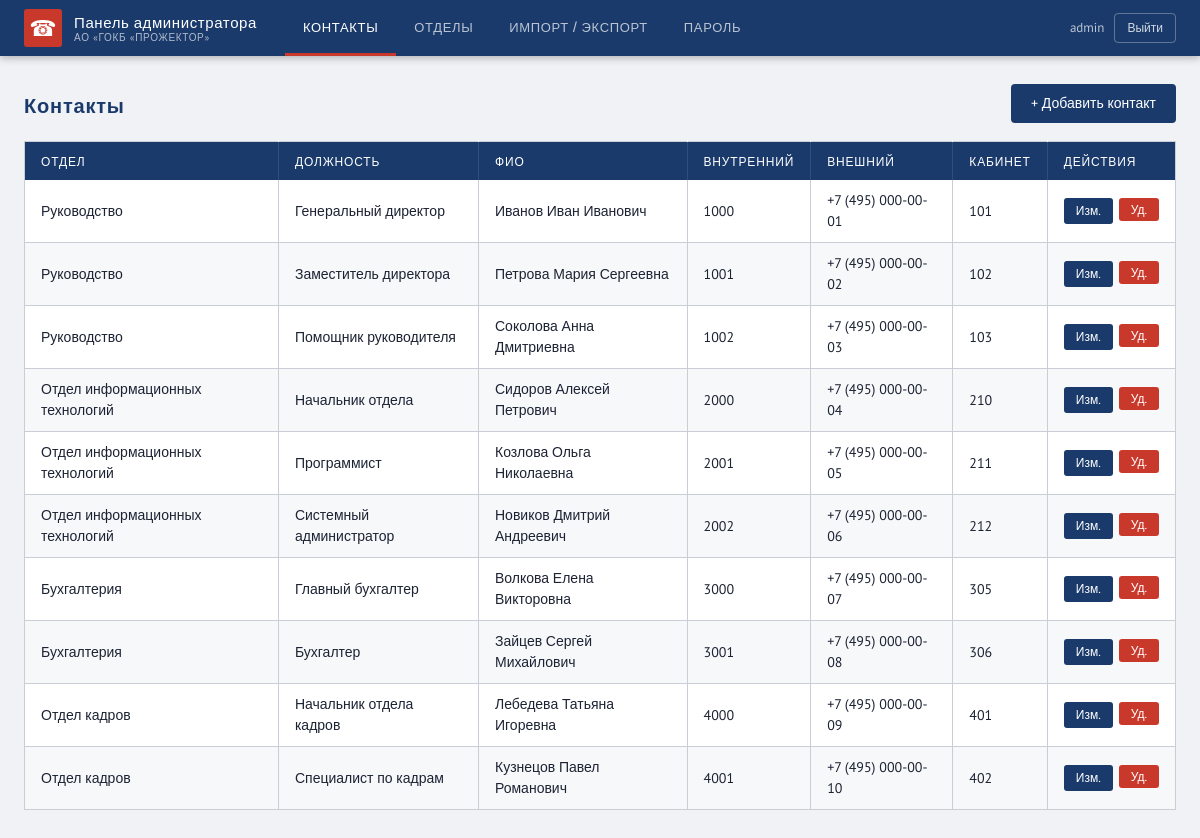
Screenshot of /admin (signed in) with the database file from the repository.
### tables this page shows
CREATE TABLE contacts (
            id INTEGER PRIMARY KEY AUTOINCREMENT,
            department_id INTEGER NOT NULL,
            position TEXT NOT NULL,
            full_name TEXT NOT NULL,
            internal_phone TEXT,
            external_phone TEXT,
            office TEXT,
            FOREIGN KEY (department_id) REFERENCES departments(id) ON DELETE CASCADE
        );

CREATE TABLE departments (
            id INTEGER PRIMARY KEY AUTOINCREMENT,
            name TEXT NOT NULL,
            sort_order INTEGER DEFAULT 0
        );

### main.py (the view)
@app.get("/admin", response_class=HTMLResponse)
def admin_contacts(request: Request):
    if not get_current_user(request):
        return RedirectResponse("/admin/login", status_code=302)
    contacts = crud.get_all_contacts()
    departments = crud.get_all_departments()
    return templates.TemplateResponse("admin/contacts.html", {
        "request": request,
        "contacts": contacts,
        "departments": departments,
        "msg": request.query_params.get("msg", ""),
    })

### templates/admin/contacts.html (shortened to what this page needs)
{% extends "admin_base.html" %}
{% block t_contacts %}active{% endblock %}
{% block content %}
<div class="toolbar">
  <h2>Контакты</h2>
  <a href="/admin/contacts/add" class="btn-primary">+ Добавить контакт</a>
</div>
<div class="table-wrap">
  <table class="data-table">
    <thead><tr>
      <th>Отдел</th><th>Должность</th><th>ФИО</th><th>Внутренний</th><th>Внешний</th><th>Кабинет</th><th class="col-act">Действия</th>
    </tr></thead>
    <tbody>
    {% for c in contacts %}
    <tr>
      <td>{{ c.dept_name }}</td>
      <td>{{ c.position }}</td>
      <td>{{ c.full_name }}</td>
      <td>{{ c.internal_phone or '—' }}</td>
      <td>{{ c.external_phone or '—' }}</td>
      <td>{{ c.office or '—' }}</td>
      <td><div class="action-btns">
        <a href="/admin/contacts/{{ c.id }}/edit" class="btn-edit">Изм.</a>
        <form method="post" action="/admin/contacts/{{ c.id }}/delete" style="display:inline" onsubmit="return confirm('Удалить «{{ c.full_name }}»?')">
          <button type="submit" class="btn-del">Уд.</button>
        </form>
      </div></td>
    </tr>
    {% endfor %}
    </tbody>
  </table>
</div>
{% endblock %}

### static/css/base.css (style rules this page uses)
:root { --primary: #1a3a6b; --primary-d: #12285a; --accent: #c8392b; --accent-d: #a82d21; --bg: #f0f2f5; --surface: #ffffff; --border: #c8cdd6; --text: #1c2333; --muted: #6b7a99; --row-alt: #f7f8fa; --row-hover: #edf1f9; --dept-bg: #e8ecf5; --r: 4px; --shadow: 0 1px 4px rgba(0, 0, 0, 0.12); --head: "Oswald", sans-serif; --body: "PT Sans", sans-serif; }
*, *::before, *::after { box-sizing: border-box; margin: 0; padding: 0; }
body { font-family: var(--body); background: var(--bg); color: var(--text); font-size: 15px; line-height: 1.5; }
a { text-decoration: none; }
button { cursor: pointer; font-family: var(--body); }
.btn-primary { background: var(--primary); color: #fff; border: none; padding: 9px 20px; border-radius: var(--r); font-family: var(--body); font-size: 14px; display: inline-block; transition: background 0.2s; }
.table-wrap { overflow-x: auto; }
.data-table, .pb-table { width: 100%; border-collapse: collapse; background: var(--surface); box-shadow: var(--shadow); border: 1px solid var(--border); }
.data-table thead tr, .pb-table thead tr { background: var(--primary); }
.data-table th, .pb-table th { color: #fff; font-family: var(--head); font-weight: 500; font-size: 12px; letter-spacing: 0.07em; text-transform: uppercase; padding: 10px 16px; text-align: left; border-right: 1px solid rgba(255, 255, 255, 0.1); }
.data-table th:last-child, .pb-table th:last-child { border-right: none; }
.data-table td, .pb-table td { padding: 10px 16px; font-size: 14px; border-bottom: 1px solid var(--border); border-right: 1px solid var(--border); vertical-align: middle; }
.data-table td:last-child, .pb-table td:last-child { border-right: none; }
.data-table tr:last-child td, .pb-table tr:last-child td { border-bottom: none; }
.data-table tbody tr:nth-child(even), .pb-table tbody tr:nth-child(even) { background: var(--row-alt); }
.col-act { width: 120px; text-align: center; }
.action-btns { display: flex; gap: 6px; justify-content: center; }
.btn-edit { background: var(--primary); color: #fff; border: none; padding: 4px 12px; border-radius: 3px; font-size: 12px; }
.btn-del { background: var(--accent); color: #fff; border: none; padding: 4px 12px; border-radius: 3px; font-size: 12px; }

### static/css/admin.css (style rules this page uses)
.toolbar { display: flex; align-items: center; justify-content: space-between; margin-bottom: 18px; }
.toolbar h2 { font-family: var(--head); font-size: 20px; color: var(--primary); letter-spacing: 0.04em; }

### rows the page displays
contacts: dept_name "Руководство", position "Генеральный директор", full_name "Иванов Иван Иванович", internal_phone "1000", external_phone "+7 (495) 000-00-01", office "101"
contacts: dept_name "Руководство", position "Заместитель директора", full_name "Петрова Мария Сергеевна", internal_phone "1001", external_phone "+7 (495) 000-00-02", office "102"
contacts: dept_name "Руководство", position "Помощник руководителя", full_name "Соколова Анна Дмитриевна", internal_phone "1002", external_phone "+7 (495) 000-00-03", office "103"
contacts: dept_name "Отдел информационных технологий", position "Начальник отдела", full_name "Сидоров Алексей Петрович", internal_phone "2000", external_phone "+7 (495) 000-00-04", office "210"
contacts: dept_name "Отдел информационных технологий", position "Программист", full_name "Козлова Ольга Николаевна", internal_phone "2001", external_phone "+7 (495) 000-00-05", office "211"
contacts: dept_name "Отдел информационных технологий", position "Системный администратор", full_name "Новиков Дмитрий Андреевич", internal_phone "2002", external_phone "+7 (495) 000-00-06", office "212"
contacts: dept_name "Бухгалтерия", position "Главный бухгалтер", full_name "Волкова Елена Викторовна", internal_phone "3000", external_phone "+7 (495) 000-00-07", office "305"
contacts: dept_name "Бухгалтерия", position "Бухгалтер", full_name "Зайцев Сергей Михайлович", internal_phone "3001", external_phone "+7 (495) 000-00-08", office "306"
contacts: dept_name "Отдел кадров", position "Начальник отдела кадров", full_name "Лебедева Татьяна Игоревна", internal_phone "4000", external_phone "+7 (495) 000-00-09", office "401"
contacts: dept_name "Отдел кадров", position "Специалист по кадрам", full_name "Кузнецов Павел Романович", internal_phone "4001", external_phone "+7 (495) 000-00-10", office "402"
